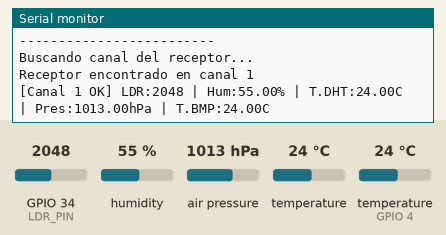
Bench run of a sketch on a simulated ESP32. On the bench: the last lines printed to the serial monitor. Inputs (shaded band) come from the test bench; at power-on: humidity 55 %, air pressure 1013 hPa, GPIO 34 (LDR_PIN) = 2048, temperature 24 °C, temperature (sensor on GPIO 4) 24 °C.

Above: at 2.3 s.
2.4 s: humidity set to 22 %
At 3.6 s:
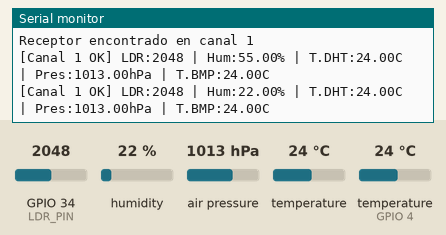
5.1 s: air pressure set to 952 hPa
At 6.3 s:
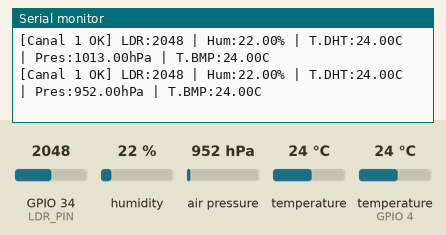
7.8 s: GPIO 34 (LDR_PIN) set to 2866
At 10.2 s:
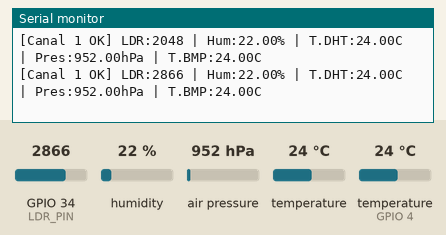
10.5 s: temperature (sensor 0) set to 12 °C
At 12.2 s:
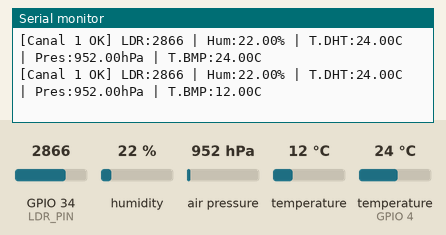
13.2 s: temperature (sensor on GPIO 4) set to 12 °C
At 13.7 s:
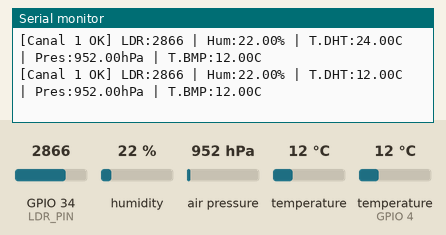
15.9 s: GPIO 34 (LDR_PIN) set to 3972
At 18.0 s:
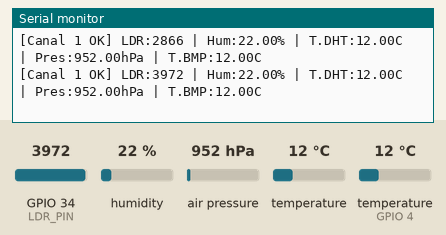
Timing chart, 0 to 19.5 s (numbered marks = the images above; inputs shaded):
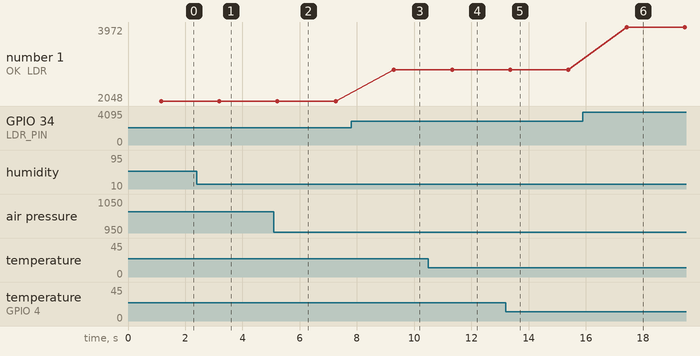

The sketch:

emisor.ino
```cpp
// ============================================================
// Estación meteorológica IoT distribuida - NODO EMISOR (ESP32 #1)
// Sensores: DHT11 (GPIO 4), BMP180 (I2C 21/22), LDR (GPIO 34)
// Comunicación: ESP-NOW hacia el ESP32 receptor/gateway
// ============================================================
#include <Wire.h>
#include <Adafruit_BMP085.h>
#include <DHT.h>
#include <WiFi.h>
#include <esp_now.h>
#include <esp_wifi.h>

// --- Definición de Pines ---
#define LDR_PIN 34
#define DHT_PIN 4
#define DHT_TYPE DHT11   // Cambiar a DHT22 si se usa ese sensor

// --- Objetos de Sensores ---
DHT dht(DHT_PIN, DHT_TYPE);
Adafruit_BMP085 bmp;
bool bmpOK = false;

// --- Dirección MAC del Receptor ---
// >>> REEMPLAZAR por la MAC de TU ESP32 receptor (se ve en su monitor serial).
// Ejemplo de formato: 11:22:33:44:55:66  ->  {0x11, 0x22, 0x33, 0x44, 0x55, 0x66}
uint8_t receiverAddress[] = {0xAA, 0xBB, 0xCC, 0xDD, 0xEE, 0xFF};

// --- Estructura de Datos (debe ser IGUAL en el Receptor) ---
typedef struct struct_message {
  int ldrValue;
  float humedad;
  float tempDHT;
  float presion;
  float tempBMP;
} struct_message;

struct_message myData;

// --- Control de canal / envío ---
const uint8_t CANAL_MIN = 1;
const uint8_t CANAL_MAX = 13;
uint8_t canalActual = 1;
bool canalFijado = false;
uint8_t fallosConsecutivos = 0;
const uint8_t MAX_FALLOS = 3;
bool espNowListo = false;

volatile bool callbackListo = false;
volatile bool ultimoEnvioOk = false;

// Último valor válido del DHT (evita enviar ceros falsos)
float ultimaHumedad = 0;
float ultimaTempDHT = 0;

// Callback de envío (núcleo ESP32 3.x)
void OnDataSent(const wifi_tx_info_t *tx_info, esp_now_send_status_t status) {
  ultimoEnvioOk = (status == ESP_NOW_SEND_SUCCESS);
  callbackListo = true;
}

// Cambia de canal
void fijarCanal(uint8_t canal) {
  esp_wifi_set_channel(canal, WIFI_SECOND_CHAN_NONE);
  canalActual = canal;
}

// Envía y espera el resultado del callback (true = el receptor dio ACK)
bool enviarYEsperar() {
  callbackListo = false;
  ultimoEnvioOk = false;

  esp_err_t r = esp_now_send(receiverAddress, (uint8_t *)&myData, sizeof(myData));
  if (r != ESP_OK) return false;

  unsigned long t0 = millis();
  while (!callbackListo && (millis() - t0) < 300) {
    delay(1);
  }
  return callbackListo && ultimoEnvioOk;
}

// Recorre los canales hasta que el receptor responda
bool buscarCanal() {
  Serial.println("Buscando canal del receptor...");
  for (uint8_t ch = CANAL_MIN; ch <= CANAL_MAX; ch++) {
    fijarCanal(ch);
    delay(20);
    for (int intento = 0; intento < 2; intento++) {
      if (enviarYEsperar()) {
        Serial.print("Receptor encontrado en canal ");
        Serial.println(ch);
        return true;
      }
    }
  }
  Serial.println("Receptor NO encontrado en ningún canal.");
  return false;
}

void setup() {
  Serial.begin(115200);
  delay(1000);
  Serial.println("Iniciando Emisor ESP-NOW...");

  // Sensores
  dht.begin();
  bmpOK = bmp.begin();
  Serial.println(bmpOK ? "BMP180 OK" : "Error: BMP180 no detectado");
  pinMode(LDR_PIN, INPUT);

  // WiFi en modo Estación (necesario para ESP-NOW)
  WiFi.mode(WIFI_STA);
  WiFi.disconnect();
  delay(100);
  Serial.print("MAC del Emisor: ");
  Serial.println(WiFi.macAddress());

  // ESP-NOW
  if (esp_now_init() != ESP_OK) {
    Serial.println("Error al iniciar ESP-NOW");
    return;
  }
  esp_now_register_send_cb(OnDataSent);

  // Registrar receptor como peer (canal 0 = usa el canal actual)
  esp_now_peer_info_t peerInfo = {};
  memcpy(peerInfo.peer_addr, receiverAddress, 6);
  peerInfo.channel = 0;
  peerInfo.encrypt = false;

  if (esp_now_add_peer(&peerInfo) != ESP_OK) {
    Serial.println("Fallo al añadir Peer");
    return;
  }

  espNowListo = true;
  fijarCanal(1);
  Serial.println("Emisor listo.");
  Serial.println("-------------------------");
}

void loop() {
  if (!espNowListo) {
    Serial.println("ESP-NOW no inicializado. Reinicia el emisor.");
    delay(2000);
    return;
  }

  // Leer LDR (valor crudo 0-4095)
  myData.ldrValue = analogRead(LDR_PIN);

  // Leer DHT11 (conserva el último valor válido si falla)
  float h = dht.readHumidity();
  float t = dht.readTemperature();
  if (isnan(h) || isnan(t)) {
    Serial.println("Error leyendo DHT11, usando último valor válido");
  } else {
    ultimaHumedad = h;
    ultimaTempDHT = t;
  }
  myData.humedad = ultimaHumedad;
  myData.tempDHT = ultimaTempDHT;

  // Leer BMP180
  if (bmpOK) {
    myData.presion = bmp.readPressure() / 100.0; // Pa -> hPa
    myData.tempBMP = bmp.readTemperature();
  } else {
    myData.presion = 0;
    myData.tempBMP = 0;
  }

  // Enviar
  bool ok;
  if (!canalFijado) {
    ok = buscarCanal();
    canalFijado = ok;
    fallosConsecutivos = 0;
  } else {
    ok = enviarYEsperar();
    if (ok) {
      fallosConsecutivos = 0;
    } else {
      fallosConsecutivos++;
      Serial.print("Fallo de envío (");
      Serial.print(fallosConsecutivos);
      Serial.println(")");
      if (fallosConsecutivos >= MAX_FALLOS) {
        Serial.println("Demasiados fallos: se reiniciará la búsqueda de canal.");
        canalFijado = false;
      }
    }
  }

  // Debug local
  Serial.print("[Canal "); Serial.print(canalActual);
  Serial.print(ok ? " OK] " : " FALLO] ");
  Serial.print("LDR:"); Serial.print(myData.ldrValue);
  Serial.print(" | Hum:"); Serial.print(myData.humedad);
  Serial.print("% | T.DHT:"); Serial.print(myData.tempDHT);
  Serial.print("C | Pres:"); Serial.print(myData.presion);
  Serial.print("hPa | T.BMP:"); Serial.print(myData.tempBMP);
  Serial.println("C");

  delay(2000);
}
```

Measured:
- after the input at 2.4 s, the serial monitor: prints a new line after 0.79 s (image 1)
- after the input at 5.1 s, the serial monitor: prints a new line after 0.12 s (image 2)
- after the input at 7.8 s, the serial monitor: prints a new line after 1.5 s (image 3)
- after the input at 10.5 s, the serial monitor: prints a new line after 0.82 s (image 4)
- after the input at 13.2 s, the serial monitor: prints a new line after 0.16 s (image 5)
- after the input at 15.9 s, the serial monitor: prints a new line after 1.5 s (image 6)
- plotted number 1: 2048 → 2866 after the input at 7.8 s, 2866 → 3972 after the input at 15.9 s
